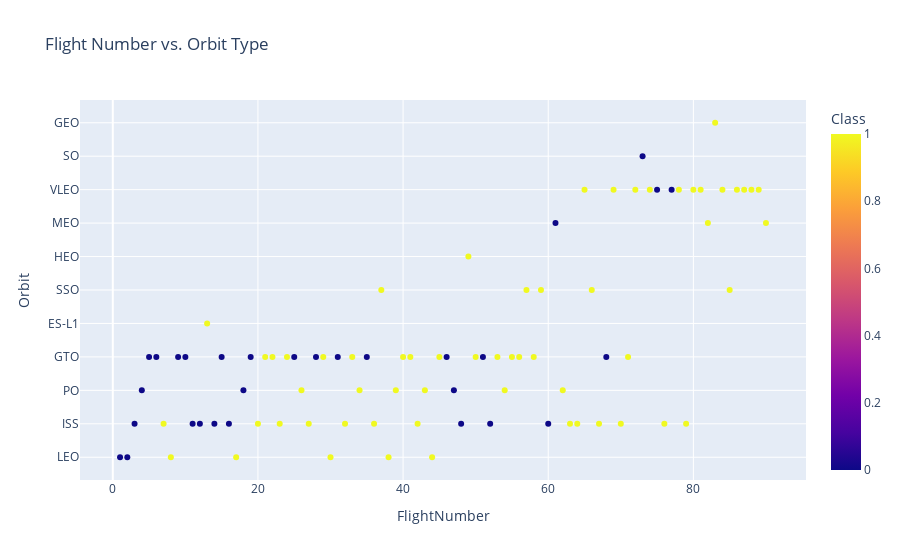

Notebook code for this chart:
### Code cell
px.scatter(df,x="FlightNumber", y="Orbit",color="Class", title="Flight Number vs. Orbit Type")

### Figure 1 — Plotly figure (JSON) as saved in the notebook; plotly's stock layout.template omitted (floating-point values rounded to 4 significant figures)
{"data": [{"hovertemplate": "FlightNumber=%{x}<br>Orbit=%{y}<br>Class=%{marker.color}<extra></extra>", "legendgroup": "", "marker": {"color": [0, 0, 0, 0, 0, 0, 1, 1, 0, 0, 0, 0, 1, 0, 0, 0, 1, 0, 0, 1, 1, 1, 1, 1, 0, 1, 1, 0, 1, 1, 0, 1, 1, 1, 0, 1, 1, 1, 1, 1, 1, 1, 1, 1, 1, 0, 0, 0, 1, 1, 0, 0, 1, 1, 1, 1, 1, 1, 1, 0, 0, 1, 1, 1, 1, 1, 1, 0, 1, 1, 1, 1, 0, 1, 0, 1, 0, 1, 1, 1, 1, 1, 1, 1, 1, 1, 1, 1, 1, 1], "coloraxis": "coloraxis", "symbol": "circle"}, "mode": "markers", "name": "", "orientation": "h", "showlegend": false, "type": "scatter", "x": [1, 2, 3, 4, 5, 6, 7, 8, 9, 10, 11, 12, 13, 14, 15, 16, 17, 18, 19, 20, 21, 22, 23, 24, 25, 26, 27, 28, 29, 30, 31, 32, 33, 34, 35, 36, 37, 38, 39, 40, 41, 42, 43, 44, 45, 46, 47, 48, 49, 50, 51, 52, 53, 54, 55, 56, 57, 58, 59, 60, 61, 62, 63, 64, 65, 66, 67, 68, 69, 70, 71, 72, 73, 74, 75, 76, 77, 78, 79, 80, 81, 82, 83, 84, 85, 86, 87, 88, 89, 90], "xaxis": "x", "y": ["LEO", "LEO", "ISS", "PO", "GTO", "GTO", "ISS", "LEO", "GTO", "GTO", "ISS", "ISS", "ES-L1", "ISS", "GTO", "ISS", "LEO", "PO", "GTO", "ISS", "GTO", "GTO", "ISS", "GTO", "GTO", "PO", "ISS", "GTO", "GTO", "LEO", "GTO", "ISS", "GTO", "PO", "GTO", "ISS", "SSO", "LEO", "PO", "GTO", "GTO", "ISS", "PO", "LEO", "GTO", "GTO", "PO", "ISS", "HEO", "GTO", "GTO", "ISS", "GTO", "PO", "GTO", "GTO", "SSO", "GTO", "SSO", "ISS", "MEO", "PO", "ISS", "ISS", "VLEO", "SSO", "ISS", "GTO", "VLEO", "ISS", "GTO", "VLEO", "SO", "VLEO", "VLEO", "ISS", "VLEO", "VLEO", "ISS", "VLEO", "VLEO", "MEO", "GEO", "VLEO", "SSO", "VLEO", "VLEO", "VLEO", "VLEO", "MEO"], "yaxis": "y"}], "layout": {"autosize": true, "coloraxis": {"colorbar": {"title": {"text": "Class"}}, "colorscale": [[0, "#0d0887"], [0.1111, "#46039f"], [0.2222, "#7201a8"], [0.3333, "#9c179e"], [0.4444, "#bd3786"], [0.5556, "#d8576b"], [0.6667, "#ed7953"], [0.7778, "#fb9f3a"], [0.8889, "#fdca26"], [1, "#f0f921"]]}, "legend": {"tracegroupgap": 0}, "title": {"text": "Flight Number vs. Orbit Type"}, "xaxis": {"anchor": "y", "autorange": true, "domain": [0, 1], "range": [-4.431, 95.43], "title": {"text": "FlightNumber"}, "type": "linear"}, "yaxis": {"anchor": "x", "autorange": true, "domain": [0, 1], "range": [-0.7325, 10.73], "title": {"text": "Orbit"}, "type": "category"}}}
